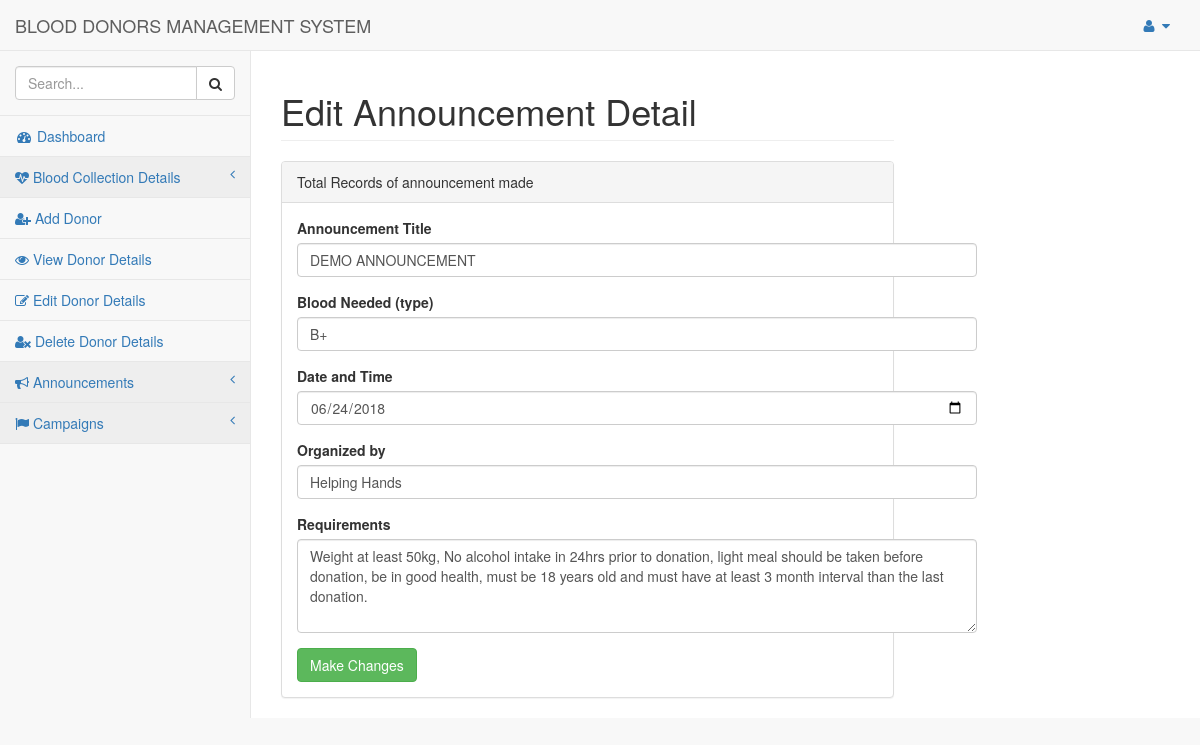
Screenshot of /pages/editannouncement.php?id=1 with the database file from the repository.
### tables this page shows
CREATE TABLE IF NOT EXISTS `announce` (
`id` int(11) NOT NULL,
  `announcement` varchar(50) NOT NULL,
  `bloodneed` varchar(3) NOT NULL,
  `dat` date NOT NULL,
  `organizer` varchar(50) NOT NULL,
  `requirements` text NOT NULL
);

### pages/editannouncement.php (the view, shortened to what this page needs)
<!DOCTYPE html>
<html lang="en">
<head>
    <link href="../vendor/bootstrap/css/bootstrap.min.css" rel="stylesheet">
    <link href="../vendor/metisMenu/metisMenu.min.css" rel="stylesheet">
    <link href="../dist/css/sb-admin-2.css" rel="stylesheet">
    <link href="../vendor/font-awesome/css/font-awesome.min.css" rel="stylesheet" type="text/css">
</head>
<body>
    <div id="wrapper">
        <nav class="navbar navbar-default navbar-static-top" role="navigation" style="margin-bottom: 0">
            <div class="navbar-header">
                <a class="navbar-brand" href="index.php">BLOOD DONORS MANAGEMENT SYSTEM</a>
            </div>
			<ul class="nav navbar-top-links navbar-right">
                <li class="dropdown">
                    <a class="dropdown-toggle" data-toggle="dropdown" href="#">
                        <i class="fa fa-user fa-fw"></i> <i class="fa fa-caret-down"></i>
                    </a>
                </li>
            </ul>
            <div class="navbar-default sidebar" role="navigation">
                <div class="sidebar-nav navbar-collapse">
                    <ul class="nav" id="side-menu">
                        <li class="sidebar-search">
                            <div class="input-group custom-search-form">
                                <input type="text" class="form-control" placeholder="Search...">
                                <span class="input-group-btn">
                                <button class="btn btn-default" type="button">
                                    <i class="fa fa-search"></i>
                                </button>
                            </span>
                            </div>
                        </li>
                        <li>
                            <a href="index.php"><i class="fa fa-dashboard fa-fw"></i> Dashboard</a>
                        </li>
                        <li>
                                <a href=""><i class="fa fa-heartbeat"></i> Blood Collection Details <span class="fa arrow"></span></a>
                        </li>
                        <li>
                            <a href="adddonor.html"><i class="fa fa-table fa-user-plus"></i> Add Donor</a>
                        </li>
                        <li>
                            <a href="viewdonor.php"><i class="fa fa-edit fa-eye"></i> View Donor Details</a>
                        </li>
                        <li>
                            <a href="editview.php"><i class="fa fa-edit fa-remove"></i> Edit Donor Details</a>
                        </li>
                        <li>
                            <a href="deleteview.php"><i class="fa fa-user-times"></i> Delete Donor Details</a>
                        </li>
                        <li>
                                <a href=""><i class="fa fa-bullhorn"></i> Announcements <span class="fa arrow"></span></a>
                            </li>
							<li>
                                <a href=""><i class="fa fa-flag"></i> Campaigns <span class="fa arrow"></span></a>
                            </li>
                    </ul>
                </div>
            </div>
        </nav>
        <div id="page-wrapper">
            <div class="row">
                <div class="col-lg-12">
                    <h1 class="page-header">Edit Announcement Detail</h1>
                </div>
            </div>
            <div class="row">
                <div class="col-lg-12">
                    <div class="panel panel-default">
                        <div class="panel-heading">
                            Total Records of announcement made
                        </div>
                        <div class="panel-body">
                            <div class="row">
                                <div class="col-lg-6">
								<?php
									include 'dbconnect.php';
									$id=$_GET['id'];
									$qry= "select * from announce where id='$id'";
									$result=mysqli_query($conn,$qry);
									while($row=mysqli_fetch_array($result)){
								?>
                                    <form role="form" action="editedannounce.php" method="post">
                                        <div class="form-group">
                                            <label>Announcement Title</label>
                                            <input class="form-control" name="announcement" type="text" value='<?php echo $row['announcement']; ?>' required>
                                        </div>
                                        <div class="form-group">
                                            <label>Blood Needed (type)</label>
                                            <input class="form-control" type="text" name="bloodneed" value='<?php echo $row['bloodneed']; ?>' required>
                                        </div>
                                        <div class="form-group">
                                            <label>Date and Time</label>
                                            <input class="form-control" name="dat" type="date" value='<?php echo $row['dat']; ?>' required>
                                        </div>
                                        <div class="form-group">
                                                <label>Organized by</label>
                                                <input class="form-control" type="text" name="organizer" value='<?php echo $row['organizer']; ?>' required>
                                            </div>
                                        <div class="form-group">
                                                <label>Requirements</label>
                                                <textarea class="form-control" rows="4" name="requirements" type="text" required><?php echo $row['requirements']; ?></textarea>
                                            </div>
                                        <button type="submit" class="btn btn-success">Make Changes</button>
                                    </form>
                                </div>
                                <?php
}
?>
                            </div>
                        </div>
                    </div>
                </div>
            </div>
        </div>
    </div>
</body>
</html>

### rows the page displays
announce: announcement "DEMO ANNOUNCEMENT", bloodneed "B+", dat "06/24/2018", organizer "Helping Hands", requirements "Weight at least 50kg, No alcohol intake in 24hrs prior to donation, light meal should be taken before donation, be in good health, must be 18 years old and must have at least 3 month interval than the last donation."
